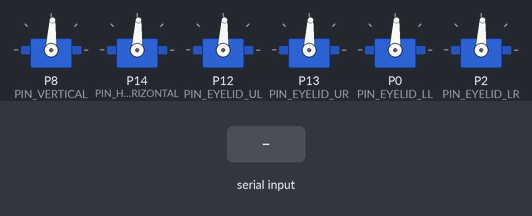
Bench run of a program on a simulated BBC micro:bit running MicroPython. Parts: 6 × servo. The test bench sets the inputs (shaded band). Random numbers come from a fixed seed; servo angles are drawn from the pulse width (0.5 ms = 0°, 2.5 ms = 180°).

Above: at 1.2 s.
1.3 s: "D" typed at the serial console
At 2.1 s:
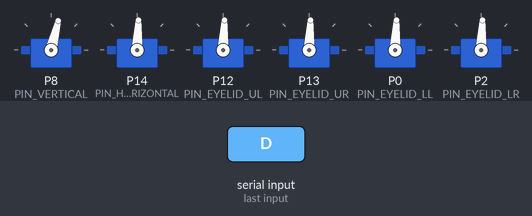
2.8 s: "L" typed at the serial console
At 3.3 s:
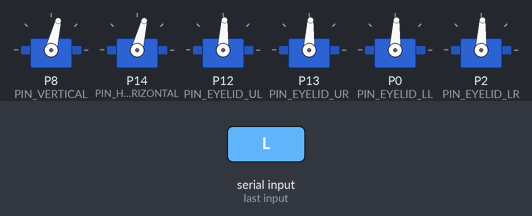
4.3 s: "U" typed at the serial console
At 4.6 s:
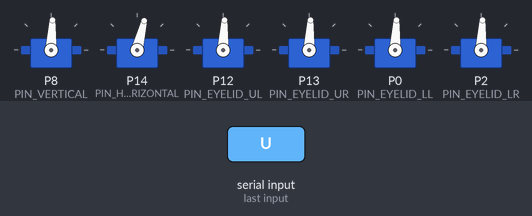
5.8 s: "B" typed at the serial console
At 5.88 s:
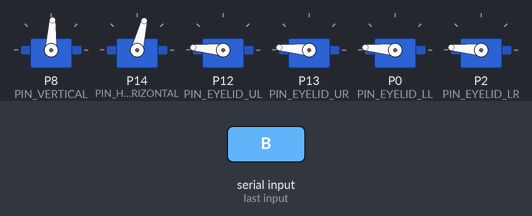
7.4 s: "R" typed at the serial console
At 8.0 s:
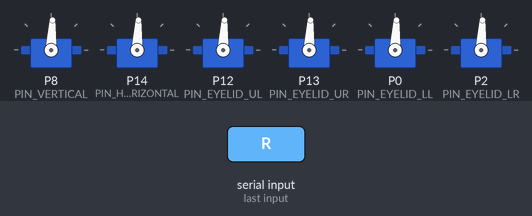
8.9 s: "2" typed at the serial console
At 8.98 s:
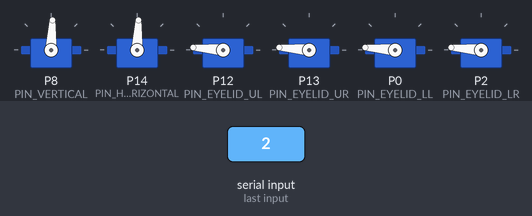
Timing chart, 0 to 14.8 s (numbered marks = the images above; inputs shaded):
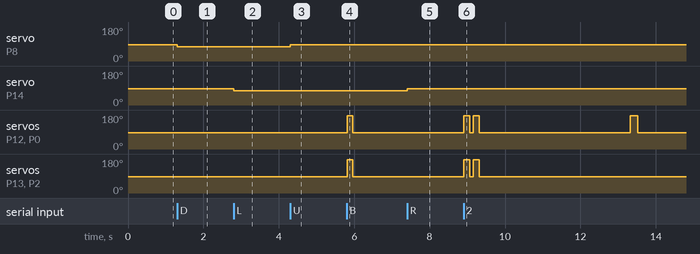

The program:

microbit_firmware.py
```python
from microbit import *
import random

# Servo frequency is 50Hz (20ms period)
# Duty cycle for 1ms is approx 51 (for 0 degrees)
# Duty cycle for 1.5ms is approx 77 (for 90 degrees)
# Duty cycle for 2ms is approx 102 (for 180 degrees)

PIN_EYELID_LL = pin0
PIN_EYELID_LR = pin2
PIN_EYELID_UL = pin12
PIN_EYELID_UR = pin13
PIN_VERTICAL = pin8
PIN_HORIZONTAL = pin14

# User mentioned they already coded the angles, but I'll provide placeholders
# that can be adjusted.
POS_OPEN = 90
POS_CLOSED = 180
POS_CENTER = 90

# State variables
vert_pos = POS_CENTER
horiz_pos = POS_CENTER
is_blinking = False
next_blink_time = running_time() + 3000

def set_servo(pin, angle):
    # Map 0-180 to 25-125 for write_analog
    # This is a common mapping, adjust if needed
    duty = int(25 + (angle / 180.0) * 100)
    pin.write_analog(duty)

def blink():
    set_servo(PIN_EYELID_UL, POS_CLOSED)
    set_servo(PIN_EYELID_UR, POS_CLOSED)
    set_servo(PIN_EYELID_LL, POS_CLOSED)
    set_servo(PIN_EYELID_LR, POS_CLOSED)
    sleep(150)
    set_servo(PIN_EYELID_UL, POS_OPEN)
    set_servo(PIN_EYELID_UR, POS_OPEN)
    set_servo(PIN_EYELID_LL, POS_OPEN)
    set_servo(PIN_EYELID_LR, POS_OPEN)

def wink():
    set_servo(PIN_EYELID_UL, POS_CLOSED)
    set_servo(PIN_EYELID_LL, POS_CLOSED)
    sleep(200)
    set_servo(PIN_EYELID_UL, POS_OPEN)
    set_servo(PIN_EYELID_LL, POS_OPEN)

def main():
    global next_blink_time, vert_pos, horiz_pos

    # Initialize positions
    set_servo(PIN_VERTICAL, POS_CENTER)
    set_servo(PIN_HORIZONTAL, POS_CENTER)
    set_servo(PIN_EYELID_UL, POS_OPEN)
    set_servo(PIN_EYELID_UR, POS_OPEN)
    set_servo(PIN_EYELID_LL, POS_OPEN)
    set_servo(PIN_EYELID_LR, POS_OPEN)

    while True:
        # Check Serial
        if uart.any():
            cmd = uart.read(1).decode('utf-8')
            if cmd == 'U':
                vert_pos = min(180, vert_pos + 10)
                set_servo(PIN_VERTICAL, vert_pos)
            elif cmd == 'D':
                vert_pos = max(0, vert_pos - 10)
                set_servo(PIN_VERTICAL, vert_pos)
            elif cmd == 'L':
                horiz_pos = max(0, horiz_pos - 10)
                set_servo(PIN_HORIZONTAL, horiz_pos)
            elif cmd == 'R':
                horiz_pos = min(180, horiz_pos + 10)
                set_servo(PIN_HORIZONTAL, horiz_pos)
            elif cmd == 'C' or cmd == 'H':
                vert_pos = POS_CENTER
                horiz_pos = POS_CENTER
                set_servo(PIN_VERTICAL, vert_pos)
                set_servo(PIN_HORIZONTAL, horiz_pos)
            elif cmd == 'B':
                blink()
            elif cmd == '2':
                blink()
                sleep(100)
                blink()
            elif cmd == 'W':
                wink()

            # Reset blink timer when manual command received
            next_blink_time = running_time() + 4000

        # Auto blink
        if running_time() > next_blink_time:
            r = random.randint(0, 10)
            if r < 2: # Double blink sometimes
                blink()
                sleep(100)
                blink()
            elif r < 3: # Wink sometimes
                wink()
            else:
                blink()

            # Randomize next blink time (2-5 seconds)
            next_blink_time = running_time() + random.randint(2000, 5000)

        sleep(20)

main()
```

Measured:
- after the input at 1.3 s, servo on P8 (PIN_VERTICAL): 87° → 76° at once
- after the input at 2.8 s, servo on P14 (PIN_HORIZONTAL): 87° → 76° at once
- after the input at 4.3 s, servo on P8 (PIN_VERTICAL): 76° → 87° at once
- after the input at 5.8 s, servo on P12 (PIN_EYELID_UL), servo on P13 (PIN_EYELID_UR), servo on P0 (PIN_EYELID_LL), servo on P2 (PIN_EYELID_LR): 87° → 175° at once, → 87° 0.15 s later
- after the input at 7.4 s, servo on P14 (PIN_HORIZONTAL): 76° → 87° at once
- after the input at 8.9 s, servo on P13 (PIN_EYELID_UR), servo on P2 (PIN_EYELID_LR): alternates 175° for 0.15 s and 87° for 0.10 s, 4 changes in all, then stays 87°, starting at once
